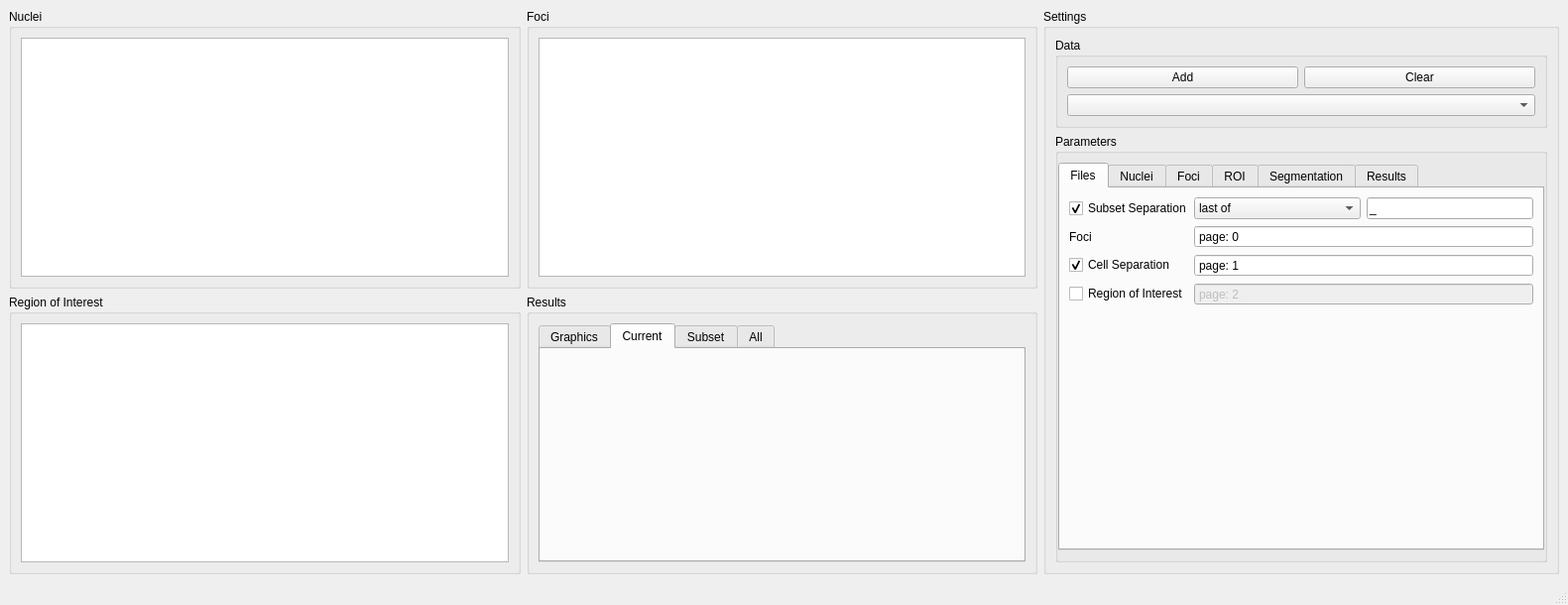
<?xml version="1.0" encoding="UTF-8"?>
<ui version="4.0">
 <class>D_MAKRO_FociCounter</class>
 <widget class="QMainWindow" name="D_MAKRO_FociCounter">
  <property name="geometry">
   <rect>
    <x>0</x>
    <y>0</y>
    <width>1581</width>
    <height>610</height>
   </rect>
  </property>
  <property name="windowTitle">
   <string>MainWindow</string>
  </property>
  <widget class="QWidget" name="centralwidget">
   <layout class="QGridLayout" name="gridLayout">
    <item row="0" column="0">
     <widget class="QGroupBox" name="groupBox_5">
      <property name="sizePolicy">
       <sizepolicy hsizetype="Preferred" vsizetype="Preferred">
        <horstretch>1</horstretch>
        <verstretch>1</verstretch>
       </sizepolicy>
      </property>
      <property name="title">
       <string>Nuclei</string>
      </property>
      <layout class="QGridLayout" name="gridLayout_10">
       <item row="0" column="0">
        <widget class="QGraphicsView" name="graphicsView"/>
       </item>
      </layout>
     </widget>
    </item>
    <item row="0" column="1">
     <widget class="QGroupBox" name="groupBox_3">
      <property name="sizePolicy">
       <sizepolicy hsizetype="Preferred" vsizetype="Preferred">
        <horstretch>1</horstretch>
        <verstretch>1</verstretch>
       </sizepolicy>
      </property>
      <property name="title">
       <string>Foci</string>
      </property>
      <layout class="QGridLayout" name="gridLayout_11">
       <item row="0" column="0">
        <widget class="QGraphicsView" name="graphicsView_2"/>
       </item>
      </layout>
     </widget>
    </item>
    <item row="0" column="2" rowspan="2">
     <widget class="QGroupBox" name="groupBox">
      <property name="sizePolicy">
       <sizepolicy hsizetype="Preferred" vsizetype="Preferred">
        <horstretch>1</horstretch>
        <verstretch>1</verstretch>
       </sizepolicy>
      </property>
      <property name="title">
       <string>Settings</string>
      </property>
      <layout class="QGridLayout" name="gridLayout_4">
       <item row="0" column="0">
        <widget class="QGroupBox" name="groupBox_11">
         <property name="title">
          <string>Data</string>
         </property>
         <property name="flat">
          <bool>true</bool>
         </property>
         <layout class="QGridLayout" name="gridLayout_5">
          <item row="0" column="0">
           <widget class="QPushButton" name="pushButton">
            <property name="text">
             <string>Add</string>
            </property>
           </widget>
          </item>
          <item row="0" column="1">
           <widget class="QPushButton" name="pushButton_2">
            <property name="text">
             <string>Clear</string>
            </property>
           </widget>
          </item>
          <item row="1" column="0" colspan="2">
           <widget class="QComboBox" name="comboBox"/>
          </item>
         </layout>
        </widget>
       </item>
       <item row="1" column="0">
        <widget class="QGroupBox" name="groupBox_2">
         <property name="title">
          <string>Parameters</string>
         </property>
         <property name="flat">
          <bool>true</bool>
         </property>
         <layout class="QGridLayout" name="gridLayout_15">
          <property name="leftMargin">
           <number>0</number>
          </property>
          <property name="rightMargin">
           <number>0</number>
          </property>
          <item row="0" column="0">
           <widget class="QTabWidget" name="tabWidget">
            <property name="currentIndex">
             <number>0</number>
            </property>
            <widget class="QWidget" name="tab">
             <attribute name="title">
              <string>Files</string>
             </attribute>
             <layout class="QGridLayout" name="gridLayout_2">
              <item row="2" column="0">
               <widget class="QCheckBox" name="checkBox_11">
                <property name="minimumSize">
                 <size>
                  <width>120</width>
                  <height>0</height>
                 </size>
                </property>
                <property name="maximumSize">
                 <size>
                  <width>120</width>
                  <height>16777215</height>
                 </size>
                </property>
                <property name="text">
                 <string>Cell Separation</string>
                </property>
                <property name="checked">
                 <bool>true</bool>
                </property>
               </widget>
              </item>
              <item row="3" column="1" colspan="2">
               <widget class="QSpinBox" name="spinBox_7">
                <property name="enabled">
                 <bool>false</bool>
                </property>
                <property name="buttonSymbols">
                 <enum>QAbstractSpinBox::NoButtons</enum>
                </property>
                <property name="prefix">
                 <string>page: </string>
                </property>
                <property name="value">
                 <number>2</number>
                </property>
               </widget>
              </item>
              <item row="0" column="1">
               <widget class="QComboBox" name="comboBox_4">
                <item>
                 <property name="text">
                  <string>last of</string>
                 </property>
                </item>
                <item>
                 <property name="text">
                  <string>first of</string>
                 </property>
                </item>
               </widget>
              </item>
              <item row="3" column="0">
               <widget class="QCheckBox" name="checkBox_10">
                <property name="minimumSize">
                 <size>
                  <width>120</width>
                  <height>0</height>
                 </size>
                </property>
                <property name="maximumSize">
                 <size>
                  <width>120</width>
                  <height>16777215</height>
                 </size>
                </property>
                <property name="text">
                 <string>Region of Interest</string>
                </property>
               </widget>
              </item>
              <item row="0" column="0">
               <widget class="QCheckBox" name="checkBox_12">
                <property name="minimumSize">
                 <size>
                  <width>120</width>
                  <height>0</height>
                 </size>
                </property>
                <property name="maximumSize">
                 <size>
                  <width>120</width>
                  <height>16777215</height>
                 </size>
                </property>
                <property name="text">
                 <string>Subset Separation</string>
                </property>
                <property name="checked">
                 <bool>true</bool>
                </property>
               </widget>
              </item>
              <item row="0" column="2">
               <widget class="QLineEdit" name="lineEdit_2">
                <property name="sizePolicy">
                 <sizepolicy hsizetype="Preferred" vsizetype="Fixed">
                  <horstretch>0</horstretch>
                  <verstretch>0</verstretch>
                 </sizepolicy>
                </property>
                <property name="text">
                 <string>_</string>
                </property>
               </widget>
              </item>
              <item row="1" column="0">
               <widget class="QLabel" name="label_5">
                <property name="minimumSize">
                 <size>
                  <width>120</width>
                  <height>0</height>
                 </size>
                </property>
                <property name="maximumSize">
                 <size>
                  <width>120</width>
                  <height>16777215</height>
                 </size>
                </property>
                <property name="text">
                 <string>Foci</string>
                </property>
               </widget>
              </item>
              <item row="2" column="1" colspan="2">
               <widget class="QSpinBox" name="spinBox_6">
                <property name="buttonSymbols">
                 <enum>QAbstractSpinBox::NoButtons</enum>
                </property>
                <property name="prefix">
                 <string>page: </string>
                </property>
                <property name="value">
                 <number>1</number>
                </property>
               </widget>
              </item>
              <item row="1" column="1" colspan="2">
               <widget class="QSpinBox" name="spinBox_8">
                <property name="buttonSymbols">
                 <enum>QAbstractSpinBox::NoButtons</enum>
                </property>
                <property name="prefix">
                 <string>page: </string>
                </property>
               </widget>
              </item>
              <item row="4" column="0" colspan="3">
               <spacer name="verticalSpacer">
                <property name="orientation">
                 <enum>Qt::Vertical</enum>
                </property>
                <property name="sizeHint" stdset="0">
                 <size>
                  <width>20</width>
                  <height>40</height>
                 </size>
                </property>
               </spacer>
              </item>
             </layout>
            </widget>
            <widget class="QWidget" name="tab_2">
             <attribute name="title">
              <string>Nuclei</string>
             </attribute>
             <layout class="QGridLayout" name="gridLayout_3">
              <item row="0" column="0">
               <widget class="QCheckBox" name="checkBox_4">
                <property name="minimumSize">
                 <size>
                  <width>125</width>
                  <height>0</height>
                 </size>
                </property>
                <property name="maximumSize">
                 <size>
                  <width>125</width>
                  <height>16777215</height>
                 </size>
                </property>
                <property name="text">
                 <string>Invert</string>
                </property>
               </widget>
              </item>
              <item row="6" column="0">
               <widget class="QCheckBox" name="checkBox_8">
                <property name="minimumSize">
                 <size>
                  <width>125</width>
                  <height>0</height>
                 </size>
                </property>
                <property name="maximumSize">
                 <size>
                  <width>125</width>
                  <height>16777215</height>
                 </size>
                </property>
                <property name="text">
                 <string>Watershed separation</string>
                </property>
                <property name="checked">
                 <bool>true</bool>
                </property>
               </widget>
              </item>
              <item row="2" column="0">
               <widget class="QCheckBox" name="checkBox_5">
                <property name="minimumSize">
                 <size>
                  <width>125</width>
                  <height>0</height>
                 </size>
                </property>
                <property name="maximumSize">
                 <size>
                  <width>125</width>
                  <height>16777215</height>
                 </size>
                </property>
                <property name="text">
                 <string>Gaussian blur</string>
                </property>
                <property name="checked">
                 <bool>true</bool>
                </property>
               </widget>
              </item>
              <item row="9" column="0">
               <widget class="QCheckBox" name="checkBox_2">
                <property name="minimumSize">
                 <size>
                  <width>125</width>
                  <height>0</height>
                 </size>
                </property>
                <property name="maximumSize">
                 <size>
                  <width>125</width>
                  <height>16777215</height>
                 </size>
                </property>
                <property name="text">
                 <string>Exclude big</string>
                </property>
                <property name="checked">
                 <bool>true</bool>
                </property>
               </widget>
              </item>
              <item row="4" column="1" colspan="2">
               <widget class="QSpinBox" name="spinBox">
                <property name="buttonSymbols">
                 <enum>QAbstractSpinBox::NoButtons</enum>
                </property>
                <property name="suffix">
                 <string>px</string>
                </property>
                <property name="prefix">
                 <string>radius: </string>
                </property>
                <property name="singleStep">
                 <number>2</number>
                </property>
                <property name="value">
                 <number>5</number>
                </property>
               </widget>
              </item>
              <item row="5" column="1" colspan="2">
               <widget class="QSpinBox" name="spinBox_2">
                <property name="buttonSymbols">
                 <enum>QAbstractSpinBox::NoButtons</enum>
                </property>
                <property name="suffix">
                 <string>px</string>
                </property>
                <property name="prefix">
                 <string>radius: </string>
                </property>
                <property name="singleStep">
                 <number>2</number>
                </property>
                <property name="value">
                 <number>5</number>
                </property>
               </widget>
              </item>
              <item row="10" column="0" colspan="3">
               <spacer name="verticalSpacer_2">
                <property name="orientation">
                 <enum>Qt::Vertical</enum>
                </property>
                <property name="sizeHint" stdset="0">
                 <size>
                  <width>20</width>
                  <height>40</height>
                 </size>
                </property>
               </spacer>
              </item>
              <item row="7" column="0">
               <widget class="QCheckBox" name="checkBox_9">
                <property name="minimumSize">
                 <size>
                  <width>125</width>
                  <height>0</height>
                 </size>
                </property>
                <property name="maximumSize">
                 <size>
                  <width>125</width>
                  <height>16777215</height>
                 </size>
                </property>
                <property name="text">
                 <string>Connect small to big</string>
                </property>
                <property name="checked">
                 <bool>true</bool>
                </property>
               </widget>
              </item>
              <item row="0" column="1" colspan="2">
               <widget class="QLabel" name="label_3">
                <property name="enabled">
                 <bool>false</bool>
                </property>
                <property name="text">
                 <string>(background should be darker)</string>
                </property>
               </widget>
              </item>
              <item row="4" column="0">
               <widget class="QCheckBox" name="checkBox_6">
                <property name="minimumSize">
                 <size>
                  <width>125</width>
                  <height>0</height>
                 </size>
                </property>
                <property name="maximumSize">
                 <size>
                  <width>125</width>
                  <height>16777215</height>
                 </size>
                </property>
                <property name="text">
                 <string>Opening</string>
                </property>
                <property name="checked">
                 <bool>true</bool>
                </property>
               </widget>
              </item>
              <item row="5" column="0">
               <widget class="QCheckBox" name="checkBox_7">
                <property name="minimumSize">
                 <size>
                  <width>125</width>
                  <height>0</height>
                 </size>
                </property>
                <property name="maximumSize">
                 <size>
                  <width>125</width>
                  <height>16777215</height>
                 </size>
                </property>
                <property name="text">
                 <string>Closing</string>
                </property>
                <property name="checked">
                 <bool>true</bool>
                </property>
               </widget>
              </item>
              <item row="2" column="1">
               <widget class="QSpinBox" name="spinBox_4">
                <property name="buttonSymbols">
                 <enum>QAbstractSpinBox::NoButtons</enum>
                </property>
                <property name="suffix">
                 <string>px</string>
                </property>
                <property name="prefix">
                 <string>radius: </string>
                </property>
                <property name="minimum">
                 <number>1</number>
                </property>
                <property name="singleStep">
                 <number>2</number>
                </property>
                <property name="value">
                 <number>3</number>
                </property>
               </widget>
              </item>
              <item row="6" column="1" colspan="2">
               <widget class="QDoubleSpinBox" name="doubleSpinBox_3">
                <property name="buttonSymbols">
                 <enum>QAbstractSpinBox::NoButtons</enum>
                </property>
                <property name="prefix">
                 <string>separate distance: </string>
                </property>
                <property name="suffix">
                 <string>px</string>
                </property>
                <property name="value">
                 <double>10.000000000000000</double>
                </property>
               </widget>
              </item>
              <item row="3" column="0">
               <widget class="QLabel" name="label_4">
                <property name="minimumSize">
                 <size>
                  <width>125</width>
                  <height>0</height>
                 </size>
                </property>
                <property name="maximumSize">
                 <size>
                  <width>125</width>
                  <height>16777215</height>
                 </size>
                </property>
                <property name="text">
                 <string>Local adaptive threshold</string>
                </property>
               </widget>
              </item>
              <item row="2" column="2">
               <widget class="QDoubleSpinBox" name="doubleSpinBox">
                <property name="buttonSymbols">
                 <enum>QAbstractSpinBox::NoButtons</enum>
                </property>
                <property name="prefix">
                 <string>sigma: </string>
                </property>
                <property name="decimals">
                 <number>1</number>
                </property>
                <property name="singleStep">
                 <double>0.500000000000000</double>
                </property>
                <property name="value">
                 <double>1.000000000000000</double>
                </property>
               </widget>
              </item>
              <item row="8" column="0">
               <widget class="QCheckBox" name="checkBox">
                <property name="minimumSize">
                 <size>
                  <width>125</width>
                  <height>0</height>
                 </size>
                </property>
                <property name="maximumSize">
                 <size>
                  <width>125</width>
                  <height>16777215</height>
                 </size>
                </property>
                <property name="text">
                 <string>Exclude small</string>
                </property>
                <property name="checked">
                 <bool>true</bool>
                </property>
               </widget>
              </item>
              <item row="3" column="2">
               <widget class="QDoubleSpinBox" name="doubleSpinBox_2">
                <property name="buttonSymbols">
                 <enum>QAbstractSpinBox::NoButtons</enum>
                </property>
                <property name="prefix">
                 <string>offset: </string>
                </property>
                <property name="decimals">
                 <number>1</number>
                </property>
                <property name="minimum">
                 <double>-999.000000000000000</double>
                </property>
                <property name="maximum">
                 <double>999.000000000000000</double>
                </property>
                <property name="singleStep">
                 <double>0.500000000000000</double>
                </property>
                <property name="value">
                 <double>4.000000000000000</double>
                </property>
               </widget>
              </item>
              <item row="3" column="1">
               <widget class="QSpinBox" name="spinBox_5">
                <property name="buttonSymbols">
                 <enum>QAbstractSpinBox::NoButtons</enum>
                </property>
                <property name="suffix">
                 <string>px</string>
                </property>
                <property name="prefix">
                 <string>radius: </string>
                </property>
                <property name="minimum">
                 <number>1</number>
                </property>
                <property name="singleStep">
                 <number>2</number>
                </property>
                <property name="value">
                 <number>15</number>
                </property>
               </widget>
              </item>
              <item row="7" column="2">
               <widget class="QSpinBox" name="spinBox_3">
                <property name="buttonSymbols">
                 <enum>QAbstractSpinBox::NoButtons</enum>
                </property>
                <property name="suffix">
                 <string>px</string>
                </property>
                <property name="prefix">
                 <string>size threshold: </string>
                </property>
                <property name="value">
                 <number>99</number>
                </property>
               </widget>
              </item>
              <item row="7" column="1">
               <widget class="QDoubleSpinBox" name="doubleSpinBox_4">
                <property name="buttonSymbols">
                 <enum>QAbstractSpinBox::NoButtons</enum>
                </property>
                <property name="prefix">
                 <string>max distance: </string>
                </property>
                <property name="suffix">
                 <string>px</string>
                </property>
                <property name="value">
                 <double>3.000000000000000</double>
                </property>
               </widget>
              </item>
              <item row="8" column="1" colspan="2">
               <widget class="QSpinBox" name="spinBox_9">
                <property name="buttonSymbols">
                 <enum>QAbstractSpinBox::NoButtons</enum>
                </property>
                <property name="suffix">
                 <string>px</string>
                </property>
                <property name="prefix">
                 <string>size threshold: </string>
                </property>
               </widget>
              </item>
              <item row="9" column="1" colspan="2">
               <widget class="QSpinBox" name="spinBox_10">
                <property name="buttonSymbols">
                 <enum>QAbstractSpinBox::NoButtons</enum>
                </property>
                <property name="suffix">
                 <string>px</string>
                </property>
                <property name="prefix">
                 <string>size threshold: </string>
                </property>
               </widget>
              </item>
             </layout>
            </widget>
            <widget class="QWidget" name="tab_3">
             <attribute name="title">
              <string>Foci</string>
             </attribute>
             <layout class="QGridLayout" name="gridLayout_6">
              <item row="0" column="0">
               <widget class="QCheckBox" name="checkBox_16">
                <property name="minimumSize">
                 <size>
                  <width>125</width>
                  <height>0</height>
                 </size>
                </property>
                <property name="maximumSize">
                 <size>
                  <width>125</width>
                  <height>16777215</height>
                 </size>
                </property>
                <property name="text">
                 <string>Invert</string>
                </property>
               </widget>
              </item>
              <item row="0" column="1" colspan="2">
               <widget class="QLabel" name="label_7">
                <property name="enabled">
                 <bool>false</bool>
                </property>
                <property name="text">
                 <string>(background should be darker)</string>
                </property>
               </widget>
              </item>
              <item row="1" column="0">
               <widget class="QCheckBox" name="checkBox_17">
                <property name="minimumSize">
                 <size>
                  <width>125</width>
                  <height>0</height>
                 </size>
                </property>
                <property name="maximumSize">
                 <size>
                  <width>125</width>
                  <height>16777215</height>
                 </size>
                </property>
                <property name="text">
                 <string>Gaussian blur</string>
                </property>
                <property name="checked">
                 <bool>true</bool>
                </property>
               </widget>
              </item>
              <item row="1" column="1">
               <widget class="QSpinBox" name="spinBox_12">
                <property name="buttonSymbols">
                 <enum>QAbstractSpinBox::NoButtons</enum>
                </property>
                <property name="suffix">
                 <string>px</string>
                </property>
                <property name="prefix">
                 <string>radius: </string>
                </property>
                <property name="minimum">
                 <number>1</number>
                </property>
                <property name="singleStep">
                 <number>2</number>
                </property>
                <property name="value">
                 <number>3</number>
                </property>
               </widget>
              </item>
              <item row="1" column="2">
               <widget class="QDoubleSpinBox" name="doubleSpinBox_8">
                <property name="buttonSymbols">
                 <enum>QAbstractSpinBox::NoButtons</enum>
                </property>
                <property name="prefix">
                 <string>sigma: </string>
                </property>
                <property name="decimals">
                 <number>1</number>
                </property>
                <property name="singleStep">
                 <double>0.500000000000000</double>
                </property>
                <property name="value">
                 <double>1.000000000000000</double>
                </property>
               </widget>
              </item>
              <item row="2" column="0">
               <widget class="QLabel" name="label_6">
                <property name="minimumSize">
                 <size>
                  <width>125</width>
                  <height>0</height>
                 </size>
                </property>
                <property name="maximumSize">
                 <size>
                  <width>125</width>
                  <height>16777215</height>
                 </size>
                </property>
                <property name="text">
                 <string>Local adaptive threshold</string>
                </property>
               </widget>
              </item>
              <item row="2" column="1">
               <widget class="QSpinBox" name="spinBox_14">
                <property name="buttonSymbols">
                 <enum>QAbstractSpinBox::NoButtons</enum>
                </property>
                <property name="suffix">
                 <string>px</string>
                </property>
                <property name="prefix">
                 <string>radius: </string>
                </property>
                <property name="minimum">
                 <number>1</number>
                </property>
                <property name="singleStep">
                 <number>2</number>
                </property>
                <property name="value">
                 <number>15</number>
                </property>
               </widget>
              </item>
              <item row="2" column="2">
               <widget class="QDoubleSpinBox" name="doubleSpinBox_6">
                <property name="buttonSymbols">
                 <enum>QAbstractSpinBox::NoButtons</enum>
                </property>
                <property name="prefix">
                 <string>offset: </string>
                </property>
                <property name="decimals">
                 <number>1</number>
                </property>
                <property name="minimum">
                 <double>-999.000000000000000</double>
                </property>
                <property name="maximum">
                 <double>999.000000000000000</double>
                </property>
                <property name="singleStep">
                 <double>0.500000000000000</double>
                </property>
                <property name="value">
                 <double>4.000000000000000</double>
                </property>
               </widget>
              </item>
              <item row="3" column="0">
               <widget class="QCheckBox" name="checkBox_18">
                <property name="minimumSize">
                 <size>
                  <width>125</width>
                  <height>0</height>
                 </size>
                </property>
                <property name="maximumSize">
                 <size>
                  <width>125</width>
                  <height>16777215</height>
                 </size>
                </property>
                <property name="text">
                 <string>Opening</string>
                </property>
                <property name="checked">
                 <bool>true</bool>
                </property>
               </widget>
              </item>
              <item row="3" column="1" colspan="2">
               <widget class="QSpinBox" name="spinBox_15">
                <property name="buttonSymbols">
                 <enum>QAbstractSpinBox::NoButtons</enum>
                </property>
                <property name="suffix">
                 <string>px</string>
                </property>
                <property name="prefix">
                 <string>radius: </string>
                </property>
                <property name="singleStep">
                 <number>2</number>
                </property>
                <property name="value">
                 <number>5</number>
                </property>
               </widget>
              </item>
              <item row="4" column="0">
               <widget class="QCheckBox" name="checkBox_13">
                <property name="minimumSize">
                 <size>
                  <width>125</width>
                  <height>0</height>
                 </size>
                </property>
                <property name="maximumSize">
                 <size>
                  <width>125</width>
                  <height>16777215</height>
                 </size>
                </property>
                <property name="text">
                 <string>Closing</string>
                </property>
                <property name="checked">
                 <bool>true</bool>
                </property>
               </widget>
              </item>
              <item row="4" column="1" colspan="2">
               <widget class="QSpinBox" name="spinBox_13">
                <property name="buttonSymbols">
                 <enum>QAbstractSpinBox::NoButtons</enum>
                </property>
                <property name="suffix">
                 <string>px</string>
                </property>
                <property name="prefix">
                 <string>radius: </string>
                </property>
                <property name="singleStep">
                 <number>2</number>
                </property>
                <property name="value">
                 <number>5</number>
                </property>
               </widget>
              </item>
              <item row="5" column="0">
               <widget class="QCheckBox" name="checkBox_15">
                <property name="minimumSize">
                 <size>
                  <width>125</width>
                  <height>0</height>
                 </size>
                </property>
                <property name="maximumSize">
                 <size>
                  <width>125</width>
                  <height>16777215</height>
                 </size>
                </property>
                <property name="text">
                 <string>Watershed separation</string>
                </property>
                <property name="checked">
                 <bool>true</bool>
                </property>
               </widget>
              </item>
              <item row="5" column="1" colspan="2">
               <widget class="QDoubleSpinBox" name="doubleSpinBox_5">
                <property name="buttonSymbols">
                 <enum>QAbstractSpinBox::NoButtons</enum>
                </property>
                <property name="prefix">
                 <string>separate distance: </string>
                </property>
                <property name="suffix">
                 <string>px</string>
                </property>
                <property name="value">
                 <double>10.000000000000000</double>
                </property>
               </widget>
              </item>
              <item row="6" column="0">
               <widget class="QCheckBox" name="checkBox_14">
                <property name="minimumSize">
                 <size>
                  <width>125</width>
                  <height>0</height>
                 </size>
                </property>
                <property name="maximumSize">
                 <size>
                  <width>125</width>
                  <height>16777215</height>
                 </size>
                </property>
                <property name="text">
                 <string>Connect small to big</string>
                </property>
                <property name="checked">
                 <bool>true</bool>
                </property>
               </widget>
              </item>
              <item row="6" column="1">
               <widget class="QDoubleSpinBox" name="doubleSpinBox_7">
                <property name="buttonSymbols">
                 <enum>QAbstractSpinBox::NoButtons</enum>
                </property>
                <property name="prefix">
                 <string>max distance: </string>
                </property>
                <property name="suffix">
                 <string>px</string>
                </property>
                <property name="value">
                 <double>3.000000000000000</double>
                </property>
               </widget>
              </item>
              <item row="6" column="2">
               <widget class="QSpinBox" name="spinBox_16">
                <property name="buttonSymbols">
                 <enum>QAbstractSpinBox::NoButtons</enum>
                </property>
                <property name="suffix">
                 <string>px</string>
                </property>
                <property name="prefix">
                 <string>size threshold: </string>
                </property>
                <property name="value">
                 <number>99</number>
                </property>
               </widget>
              </item>
              <item row="7" column="0">
               <widget class="QCheckBox" name="checkBox_19">
                <property name="minimumSize">
                 <size>
                  <width>125</width>
                  <height>0</height>
                 </size>
                </property>
                <property name="maximumSize">
                 <size>
                  <width>125</width>
                  <height>16777215</height>
                 </size>
                </property>
                <property name="text">
                 <string>Exclude small</string>
                </property>
                <property name="checked">
                 <bool>true</bool>
                </property>
               </widget>
              </item>
              <item row="7" column="1" colspan="2">
               <widget class="QSpinBox" name="spinBox_17">
                <property name="buttonSymbols">
                 <enum>QAbstractSpinBox::NoButtons</enum>
                </property>
                <property name="suffix">
                 <string>px</string>
                </property>
                <property name="prefix">
                 <string>size threshold: </string>
                </property>
               </widget>
              </item>
              <item row="8" column="0">
               <widget class="QCheckBox" name="checkBox_3">
                <property name="minimumSize">
                 <size>
                  <width>125</width>
                  <height>0</height>
                 </size>
                </property>
                <property name="maximumSize">
                 <size>
                  <width>125</width>
                  <height>16777215</height>
                 </size>
                </property>
                <property name="text">
                 <string>Exclude big</string>
                </property>
                <property name="checked">
                 <bool>true</bool>
                </property>
               </widget>
              </item>
              <item row="8" column="1" colspan="2">
               <widget class="QSpinBox" name="spinBox_11">
                <property name="buttonSymbols">
                 <enum>QAbstractSpinBox::NoButtons</enum>
                </property>
                <property name="suffix">
                 <string>px</string>
                </property>
                <property name="prefix">
                 <string>size threshold: </string>
                </property>
               </widget>
              </item>
              <item row="9" column="0" colspan="3">
               <spacer name="verticalSpacer_3">
                <property name="orientation">
                 <enum>Qt::Vertical</enum>
                </property>
                <property name="sizeHint" stdset="0">
                 <size>
                  <width>468</width>
                  <height>119</height>
                 </size>
                </property>
               </spacer>
              </item>
             </layout>
            </widget>
            <widget class="QWidget" name="tab_6">
             <attribute name="title">
              <string>ROI</string>
             </attribute>
             <layout class="QGridLayout" name="gridLayout_9">
              <item row="0" column="0">
               <spacer name="verticalSpacer_6">
                <property name="orientation">
                 <enum>Qt::Vertical</enum>
                </property>
                <property name="sizeHint" stdset="0">
                 <size>
                  <width>20</width>
                  <height>350</height>
                 </size>
                </property>
               </spacer>
              </item>
             </layout>
            </widget>
            <widget class="QWidget" name="tab_4">
             <attribute name="title">
              <string>Segmentation</string>
             </attribute>
             <layout class="QGridLayout" name="gridLayout_7">
              <item row="0" column="0">
               <widget class="QLabel" name="label_2">
                <property name="minimumSize">
                 <size>
                  <width>120</width>
                  <height>0</height>
                 </size>
                </property>
                <property name="maximumSize">
                 <size>
                  <width>120</width>
                  <height>16777215</height>
                 </size>
                </property>
                <property name="text">
                 <string>Exclude</string>
                </property>
               </widget>
              </item>
              <item row="0" column="1">
               <widget class="QComboBox" name="comboBox_3">
                <item>
                 <property name="text">
                  <string>Nucleus at border</string>
                 </property>
                </item>
                <item>
                 <property name="text">
                  <string>Approx cell at border</string>
                 </property>
                </item>
                <item>
                 <property name="text">
                  <string>None</string>
                 </property>
                </item>
               </widget>
              </item>
              <item row="1" column="0" colspan="2">
               <spacer name="verticalSpacer_4">
                <property name="orientation">
                 <enum>Qt::Vertical</enum>
                </property>
                <property name="sizeHint" stdset="0">
                 <size>
                  <width>468</width>
                  <height>324</height>
                 </size>
                </property>
               </spacer>
              </item>
             </layout>
            </widget>
            <widget class="QWidget" name="tab_5">
             <attribute name="title">
              <string>Results</string>
             </attribute>
             <layout class="QGridLayout" name="gridLayout_8">
              <item row="0" column="0">
               <spacer name="verticalSpacer_5">
                <property name="orientation">
                 <enum>Qt::Vertical</enum>
                </property>
                <property name="sizeHint" stdset="0">
                 <size>
                  <width>20</width>
                  <height>350</height>
                 </size>
                </property>
               </spacer>
              </item>
             </layout>
            </widget>
           </widget>
          </item>
         </layout>
        </widget>
       </item>
      </layout>
     </widget>
    </item>
    <item row="1" column="0">
     <widget class="QGroupBox" name="groupBox_4">
      <property name="sizePolicy">
       <sizepolicy hsizetype="Preferred" vsizetype="Preferred">
        <horstretch>1</horstretch>
        <verstretch>1</verstretch>
       </sizepolicy>
      </property>
      <property name="title">
       <string>Region of Interest</string>
      </property>
      <layout class="QGridLayout" name="gridLayout_12">
       <item row="0" column="0">
        <widget class="QGraphicsView" name="graphicsView_3"/>
       </item>
      </layout>
     </widget>
    </item>
    <item row="1" column="1">
     <widget class="QGroupBox" name="groupBox_6">
      <property name="sizePolicy">
       <sizepolicy hsizetype="Preferred" vsizetype="Preferred">
        <horstretch>1</horstretch>
        <verstretch>1</verstretch>
       </sizepolicy>
      </property>
      <property name="title">
       <string>Results</string>
      </property>
      <layout class="QGridLayout" name="gridLayout_13">
       <item row="0" column="0">
        <widget class="QTabWidget" name="tabWidget_2">
         <property name="currentIndex">
          <number>1</number>
         </property>
         <widget class="QWidget" name="tab_7">
          <attribute name="title">
           <string>Graphics</string>
          </attribute>
          <layout class="QGridLayout" name="gridLayout_14">
           <item row="0" column="0">
            <widget class="QGraphicsView" name="graphicsView_4"/>
           </item>
          </layout>
         </widget>
         <widget class="QWidget" name="tab_8">
          <attribute name="title">
           <string>Current</string>
          </attribute>
         </widget>
         <widget class="QWidget" name="tab_9">
          <attribute name="title">
           <string>Subset</string>
          </attribute>
          <layout class="QGridLayout" name="gridLayout_16">
           <item row="0" column="0">
            <widget class="QComboBox" name="comboBox_2"/>
           </item>
          </layout>
         </widget>
         <widget class="QWidget" name="tab_10">
          <attribute name="title">
           <string>All</string>
          </attribute>
         </widget>
        </widget>
       </item>
      </layout>
     </widget>
    </item>
   </layout>
  </widget>
  <widget class="QMenuBar" name="menubar">
   <property name="geometry">
    <rect>
     <x>0</x>
     <y>0</y>
     <width>1581</width>
     <height>21</height>
    </rect>
   </property>
  </widget>
  <widget class="QStatusBar" name="statusbar"/>
 </widget>
 <resources/>
 <connections/>
</ui>
